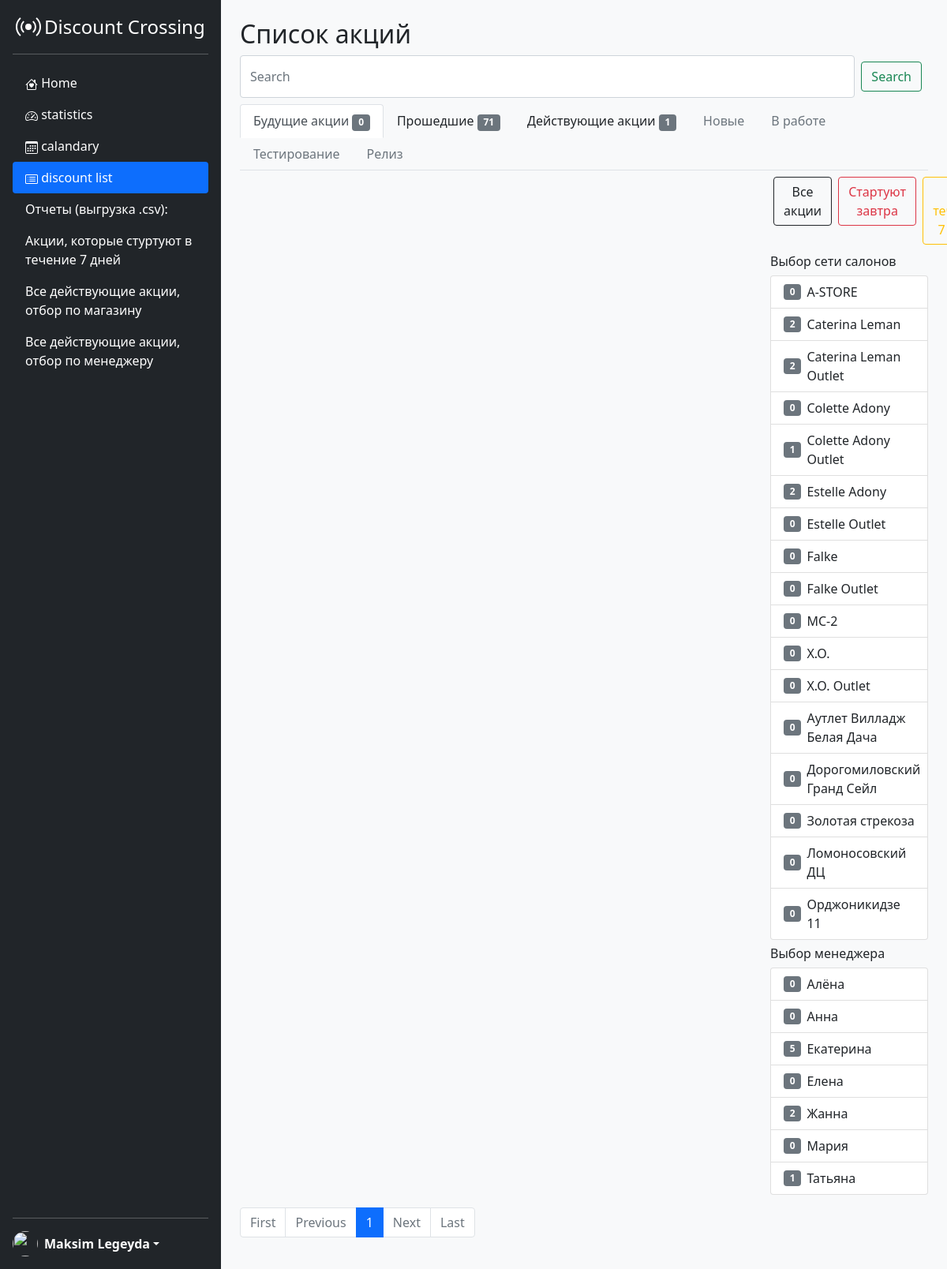
The app's page /discountList, older data.
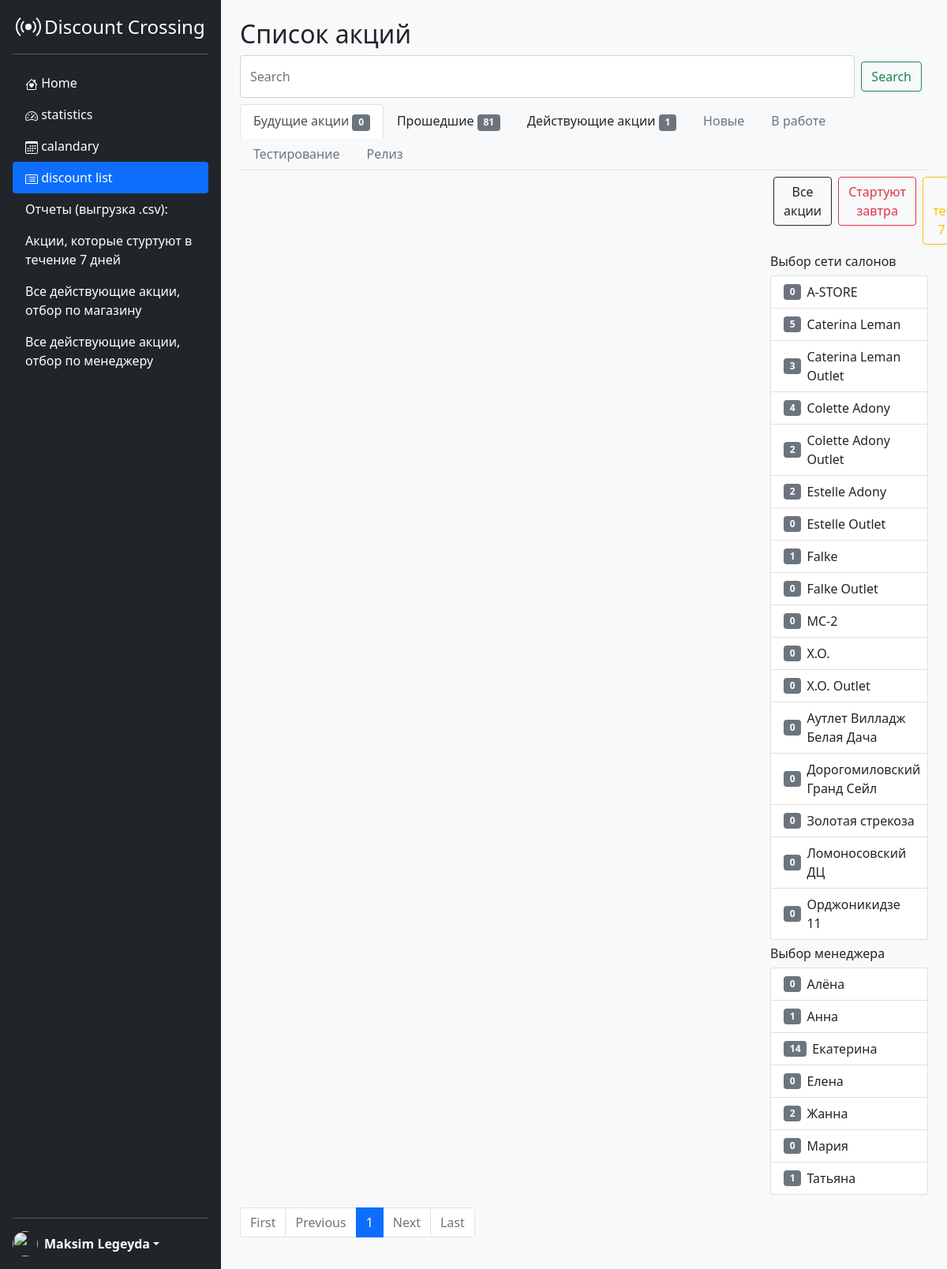
The same page, newer data.
### shops/models.py (models this page shows, shortened)
class Shop(models.Model):
    title = models.CharField(max_length=250, null=True, verbose_name='Наименование магазина')
    manager = models.ManyToManyField(ShopManagers)
    countFutureDiscount = models.IntegerField(default=0, verbose_name='Количество будущих акций')
    countPastDiscount = models.IntegerField(default=0, verbose_name='Количество прошедших акций')
    countCurrentDiscount = models.IntegerField(default=0, verbose_name='Количество текущих акций')
    class Meta:
        verbose_name = 'Магазин'
        verbose_name_plural = 'Магазины'

class ShopManagers(models.Model):
    name = models.CharField(max_length=250, null=True, verbose_name='Руководить сети (акции)')
    phone = models.CharField(max_length=25, blank=True, default='+7', verbose_name='Телефон')
    countFutureDiscount = models.IntegerField(default=0, verbose_name='Количество будущих акций')
    countPastDiscount = models.IntegerField(default=0, verbose_name='Количество прошедших акций')
    countCurrentDiscount = models.IntegerField(default=0, verbose_name='Количество текущих акций')
    class Meta:
        verbose_name = 'Менеджер'
        verbose_name_plural = 'Менеджеры'

### discount/views.py (the view)
# urls.py: path('discountList', views.discountList, name='discountList'),
def discountList(request, shop_id=None):
    now = datetime.now()
    shopsList = Shop.objects.all().order_by('title')
    managers = ShopManagers.objects.all().order_by('name')
    discountCurrent = DiscountData.objects.filter(startDate__lte=now).filter(endDate__gte=now).order_by('-startDate')
    discountsOld = DiscountData.objects.filter(startDate__lte=now).filter(endDate__lte=now).order_by('-startDate')
    discountsFuture = DiscountData.objects.filter(startDate__gte=now).order_by('startDate')
    discountCounter = discountsFuture.count()
    discountCounterOld = discountsOld.count()
    discountCounterCurrent = discountCurrent.count()
    if request.path == '/discountList':
        discounts = discountsFuture
    elif request.path == '/OldDiscountList':
        discounts = discountsOld
    elif request.path == '/CurrentDiscountList':
        discounts = discountCurrent
    paginator = Paginator(discounts, 7)
    page_number = request.GET.get('page')
    page_obj = paginator.get_page(page_number)
    context = {
        'discounts' : discounts,
        'counter' : discountCounter,
        'counterOLd' : discountCounterOld,
        'counterCurrent' : discountCounterCurrent,
        'shopListItem' : shopsList,
        'page_obj' : page_obj,
        'managers' : managers,
    }
    return render(request, template_name='discount_list.html', context=context)

### templates/discount_list.html (shortened to what the changed rows need)
{% extends 'base.html' %}
{% block content %}
<div class="p-4 bg-light" style="width: 100%;">
<h2 class="">Список акций</h2>
  <ul class="nav nav-tabs mt-2">
      {% url 'discountList' as url_discountList %}
    <li class="nav-item">
      {% url 'OldDiscountList' as url_OldDiscountList %}
      <a class="nav-link link-dark {% if url_OldDiscountList in request.path %}active{% endif %}"
      href="/OldDiscountList">Прошедшие <span class="badge bg-secondary">{{ counterOLd }}</span></a>
    </li>
      {% url 'CurrentDiscountList' as url_CurrentDiscountList %}
  </ul>
<div class="content" style="min-height: 79vh;">
<div class="row">
<div class="col-3 mt-1 pr-5">
  <ul class="list-group">
    {% for shop in shopListItem %}
      <li class="list-group-item d-flex align-items-center">
          {% if url_discountList in request.path %}<span class="badge bg-secondary">{{ shop.countFutureDiscount }}</span>{% endif %}
        <a class="link-dark" style="text-decoration: none; margin-left: 7px;" href="shop/filter/discountList/{{ shop.id }}">{{ shop.title }}</a>
      </li>
    {% endfor %}
  </ul>
  <ul class="list-group">
    {% for manager in managers %}
      <li class="list-group-item d-flex align-items-center">
          {% if url_discountList in request.path %}<span class="badge bg-secondary">{{ manager.countFutureDiscount }}</span>{% endif %}
        <a class="link-dark" style="text-decoration: none; margin-left: 7px;" href="manager/filter/discountList/{{ manager.id }}">{{ manager.name }}</a>
      </li>
    {% endfor %}
  </ul>
</div>
</div>
</div>
</div>
{% endblock %}

Row changes from the older to the newer data that the page shows:
changed Shop "Caterina Leman": countFutureDiscount "2" → "5"
changed Shop "Caterina Leman Outlet": countFutureDiscount "2" → "3"
changed Shop "Colette Adony": countFutureDiscount "0" → "4"
changed Shop "Colette Adony Outlet": countFutureDiscount "1" → "2"
changed Shop "Falke": countFutureDiscount "0" → "1"
changed ShopManagers "Анна": countFutureDiscount "0" → "1"
changed ShopManagers "Екатерина": countFutureDiscount "5" → "14"
Text that changed along with them:
{{ counterOLd }}: "71" → "81"
